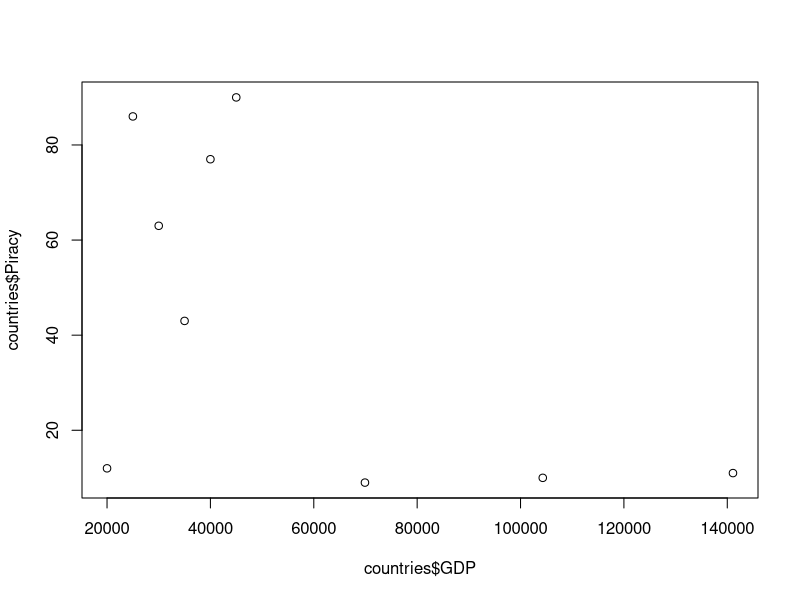
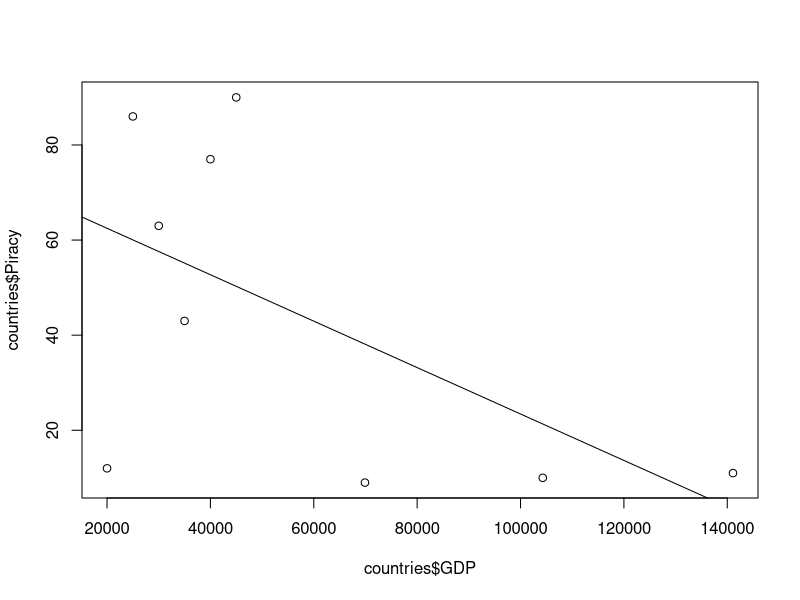
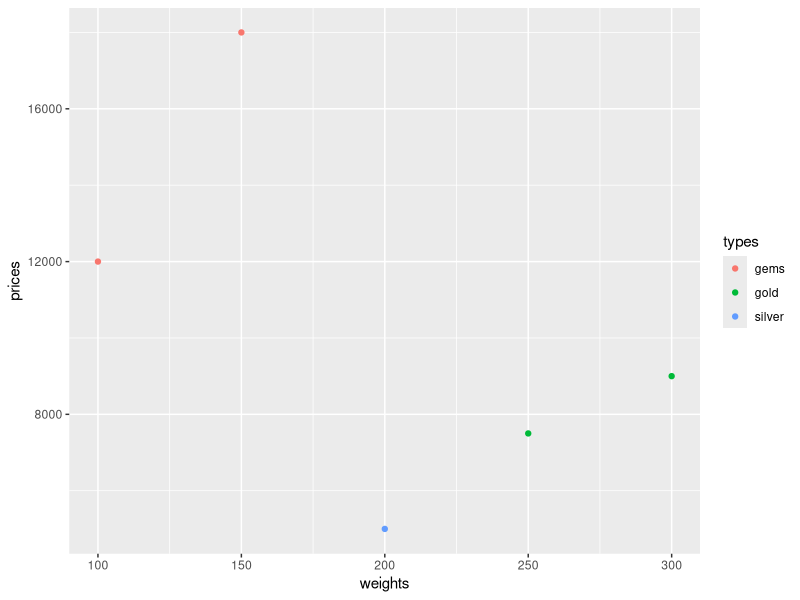

Source code (R) for these figures, in order:
## ---- chunk 1
piracy <- read.csv("piracy.csv")
head(piracy)
## ---- chunk 2
gdp <- read.table("gdp.txt",sep="\t",header=TRUE)
## ---- chunk 3
countries <- merge(x = gdp, y = piracy)
countries
## ---- chunk 4
countries <- merge(x = gdp, y = piracy)
## ---- chunk 5
plot(countries$GDP, countries$Piracy)
## ---- chunk 6
cor.test(countries$GDP, countries$Piracy)
## ---- chunk 7
line <- lm(countries$Piracy ~ countries$GDP)
## ---- chunk 8
countries <- merge(x = gdp, y = piracy)
countries
plot(countries$GDP, countries$Piracy)
line <- lm(countries$Piracy ~ countries$GDP)
abline(line)
## ---- chunk 9
help(package = "ggplot2")
## ---- chunk 10
weights <- c(300, 200, 100, 250, 150)
prices <- c(9000, 5000, 12000, 7500, 18000)
chests <- c('gold', 'silver', 'gems', 'gold', 'gems')
types <- factor(chests)
## ---- chunk 11
library(ggplot2)
qplot(weights, prices, color = types)
